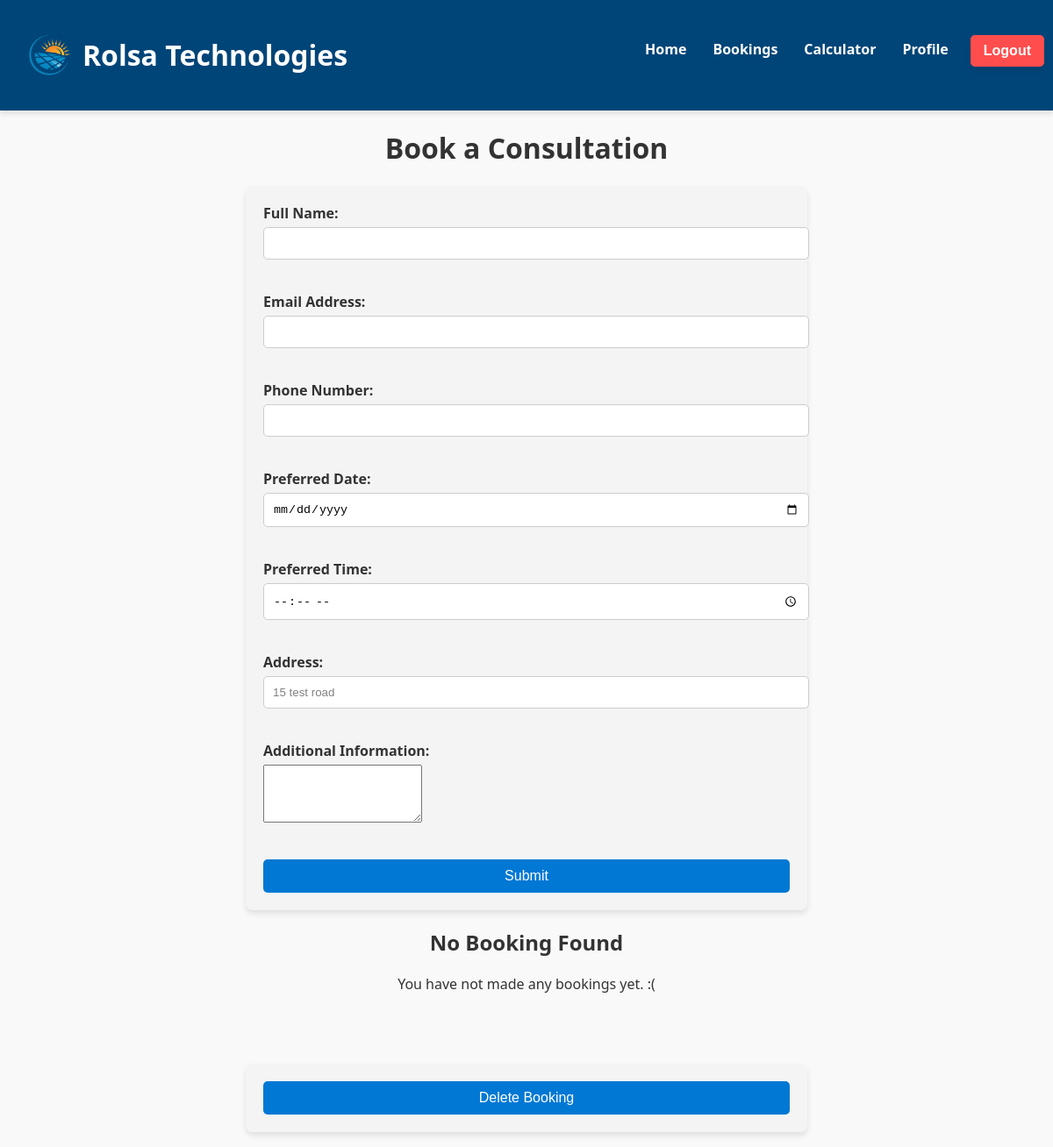
/bookings (signed in, upper part), run on an earlier commit of the app's database.
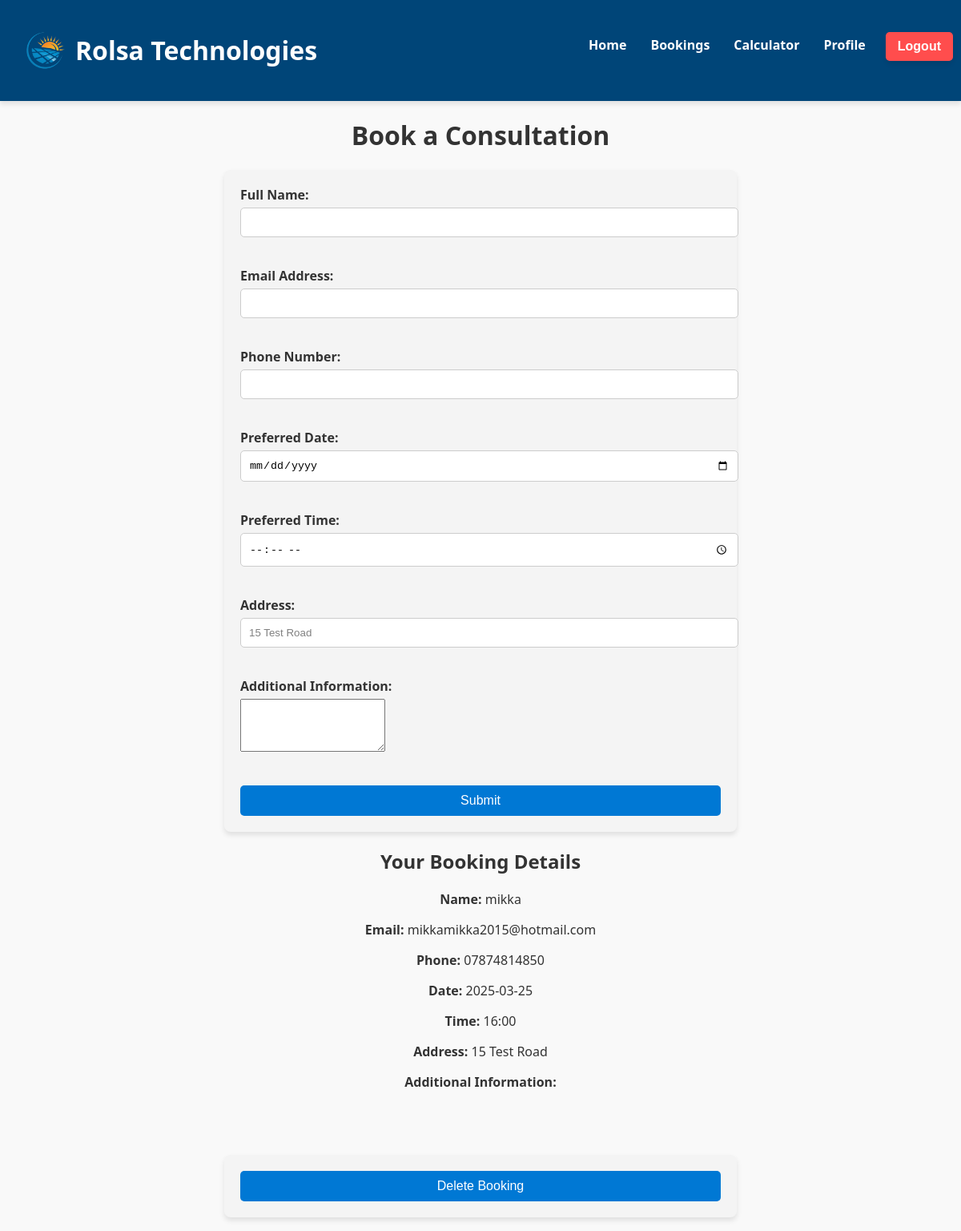
And on a later commit of the database.
### tables this page shows
CREATE TABLE bookings (
            id INTEGER PRIMARY KEY AUTOINCREMENT,
            name TEXT NOT NULL,
            fullname TEXT NOT NULL,
            email TEXT NOT NULL,
            phone TEXT NOT NULL,
            date TEXT NOT NULL,
            time TEXT NOT NULL,
            address TEXT NOT NULL,
            message TEXT
        );

### main.py (the view)
@app.route("/bookings", methods=["GET", "POST"])
def booking():
    if request.method == "POST":
        if 'username' in session:
            conn = connect_db()
            cursor = conn.execute('SELECT * FROM bookings WHERE name = ?', (session['username'],))
            existing_booking = cursor.fetchone()
            conn.close()
            if existing_booking:
                flash('You already have a booking. Please delete it before creating a new one.', 'danger')
                return redirect(url_for('booking'))
            name = session['username']
            fullname = request.form['name']
            email = request.form['email']
            phone = request.form['phone']
            date = request.form['date']
            time = request.form['time']
            address = request.form['address']
            message = request.form.get('message', '')  # Optional field
            conn = connect_db()
            conn.execute('''
                INSERT INTO bookings (name, fullname, email, phone, date, time, address, message)
                VALUES (?, ?, ?, ?, ?, ?, ?, ?)
            ''', (name, fullname, email, phone, date, time, address, message))
            conn.commit()
            conn.close()
            flash('Booking submitted successfully!', 'success')
            return redirect(url_for('booking'))
        else:
            flash('You must be logged in to make a booking.', 'danger')
            return redirect(url_for('login'))
    elif request.method == "GET":
        if 'username' in session:
            conn = connect_db()
            cursor = conn.execute('SELECT * FROM bookings WHERE name = ?', (session['username'],))
            booking = cursor.fetchone()
            conn.close()
            if booking:
                booking_data = {
                    'name': booking[1],
                    'email': booking[3],
                    'phone': booking[4],
                    'date': booking[5],
                    'time': booking[6],
                    'address': booking[7],
                    'message': booking[8]
                }
                return render_template('booking.html', booking=booking_data)
            else:
                return render_template('booking.html', booking=None)
        else:
            flash('You must be logged in to view bookings.', 'danger')
            return redirect(url_for('login'))

### main.py (called while the page is built)
def connect_db():
    conn = connect('database.db')
    conn.execute('CREATE TABLE IF NOT EXISTS users (name TEXT, password TEXT, email TEXT, address TEXT)')
    return conn

### templates/booking.html
{% extends "base.html" %}
{% block content %}
<div id="booking-title" class="booking-title">
<h1>Book a Consultation</h1>
</div>
<form method="post" action="/bookings">
    <div>
        <label for="name">Full Name:</label>
        <input type="text" id="name" name="name" required>
        <br>
    </div>
    <div>
        <br>
        <label for="email">Email Address:</label>
        <input type="email" id="email" name="email" required>
        <br>
    </div>
    <div>
        <br>
        <label for="phone">Phone Number:</label>
        <input type="tel" id="phone" name="phone" required>
        <br>
    </div>
    <div>
        <br>
        <label for="date">Preferred Date:</label>
        <input type="date" id="date" name="date" required>
        <br>
    </div>
    <div>
        <br>
        <label for="time">Preferred Time:</label>
        <input type="time" id="time" name="time" required>
        <br>
    </div>
    <div>
        <br>
        <label for="address">Address:</label>
        {% if session.address %}
            <input type="text" id="address" name="address" value="{{ session.address }}" readonly style="color: grey;">
        {% else %}
            <input type="text" id="address" name="address" required>
        {% endif %}
        <br>
    </div>
    <div>
        <br>
        <label for="message">Additional Information:</label>
        <textarea id="message" name="message" rows="4"></textarea>
        <br>
    </div>
    <br>
    <button class="button-1" type="submit">Submit</button>
</form>
<div id="view-booking" class="view-booking">
    {% if booking %}
        <h2>Your Booking Details</h2>
        <p><strong>Name:</strong> {{ booking.name }}</p>
        <p><strong>Email:</strong> {{ booking.email }}</p>
        <p><strong>Phone:</strong> {{ booking.phone }}</p>
        <p><strong>Date:</strong> {{ booking.date }}</p>
        <p><strong>Time:</strong> {{ booking.time }}</p>
        <p><strong>Address:</strong> {{ booking.address }}</p>
        <p><strong>Additional Information:</strong> {{ booking.message }}</p>
    {% else %}
        <h2>No Booking Found</h2>
        <p>You have not made any bookings yet. :(</p>
    {% endif %}
</div>
<br> <br>
<form method="post" action="/delete-booking">
    <button class="button-1" type="submit" class="delete-button">Delete Booking</button>
</form>
{% endblock %}

### templates/base.html (shortened to what this page needs)
<!DOCTYPE html>
<html lang="en">
<head>
    <link rel="stylesheet" href="{% block stylesheet %}{% endblock %}">
    <link rel="stylesheet" href="./static/css/main.css">
</head>
<body>
    <header>
        <div class="header-container">
            <div class="logo-container">
                <img id="logo" src="./static/img/logo.png" alt="Rolsa Technologies Logo">
                <h1>Rolsa Technologies</h1>
            </div>
            <nav class="nav-bar">
                <ul>
                    <li><a href="/">Home</a></li>
                    <li><a href="/bookings">Bookings</a></li>
                    <li><a href="/calculator">Calculator</a></li>
                    {% if session['username'] %}
                        <li><a href="/profile">Profile</a></li>
                        <li>
                            <form action="/logout" method="post" class="logout-form">
                                <button type="submit">Logout</button>
                            </form>
                        </li>
                    {% else %}
                        <li><a href="/login">Login</a></li>
                        <li><a href="/register">Register</a></li>
                    {% endif %}
                </ul>
            </nav>
        </div>
    </header>
    <main>
        {% block content %}{% endblock %}
    </main>
</body>
</html>

### static/css/main.css (style rules this page uses)
body { background-color: #f9f9f9; font-family: 'Segoe UI', Tahoma, Geneva, Verdana, sans-serif; margin: 0; padding: 0; color: #333; }
header { background-color: #004578; color: white; padding: 20px 0; box-shadow: 0 4px 6px rgba(0, 0, 0, 0.1); }
.header-container { display: flex; justify-content: space-between; align-items: center; max-width: 1200px; margin: 0 auto; padding: 0 20px; }
.logo-container { display: flex; align-items: center; }
#logo { width: 60px; height: 60px; margin-right: 15px; }
.nav-bar { display: flex; align-items: center; justify-content: flex-end; gap: 20px; }
.nav-bar ul { display: flex; list-style: none; margin: 0; padding: 0; }
.nav-bar ul li { margin: 0; }
.nav-bar ul li a { text-decoration: none; color: white; font-weight: bold; padding: 10px 15px; border-radius: 5px; transition: background-color 0.3s; }
.logout-form { position: relative; top: -5px; left: 10px; display: inline-block; margin: 0; padding: 0; }
.logout-form button { background-color: #ff4d4d; color: white; border: none; padding: 10px 15px; border-radius: 5px; font-weight: bold; font-size: 16px; cursor: pointer; transition: background-color 0.3s; text-align: center; display: inline-block; line-height: 1; }
#logo { width: 74px; height: 74px; margin: 0 auto; display: block; float: left; }
.button-1 { background-color: #0078d4; color: white; border: none; padding: 10px 20px; border-radius: 5px; font-size: 16px; cursor: pointer; transition: background-color 0.3s, transform 0.2s; }
form { max-width: 600px; margin: 20px auto; padding: 20px; background-color: #f4f4f4; border-radius: 8px; box-shadow: 0 4px 6px rgba(0, 0, 0, 0.1); }
form div { margin-bottom: 15px; }
form label { display: block; font-weight: bold; margin-bottom: 5px; }
form input { width: 100%; padding: 10px; border: 1px solid #ccc; border-radius: 5px; }
form button { display: block; width: 100%; padding: 10px; background-color: #0078d4; color: white; border: none; border-radius: 5px; font-size: 16px; cursor: pointer; transition: background-color 0.3s; }
#booking-title { text-align: center; }
#view-booking { text-align: center; }

What changed in the data, as far as the page shows it:
added bookings: name "mikka", email "mikkamikka2015@hotmail.com", phone "07874814850", date "2025-03-25", time "16:00", address "15 Test Road"
Also different on the page:
form field address: "15 test road" → "15 Test Road"
text no longer shown: "No Booking Found You have not made any bookings yet. :("
text now shown: "Your Booking Details Name: Email: Phone: Date: Time: Address: Additional Information:"
